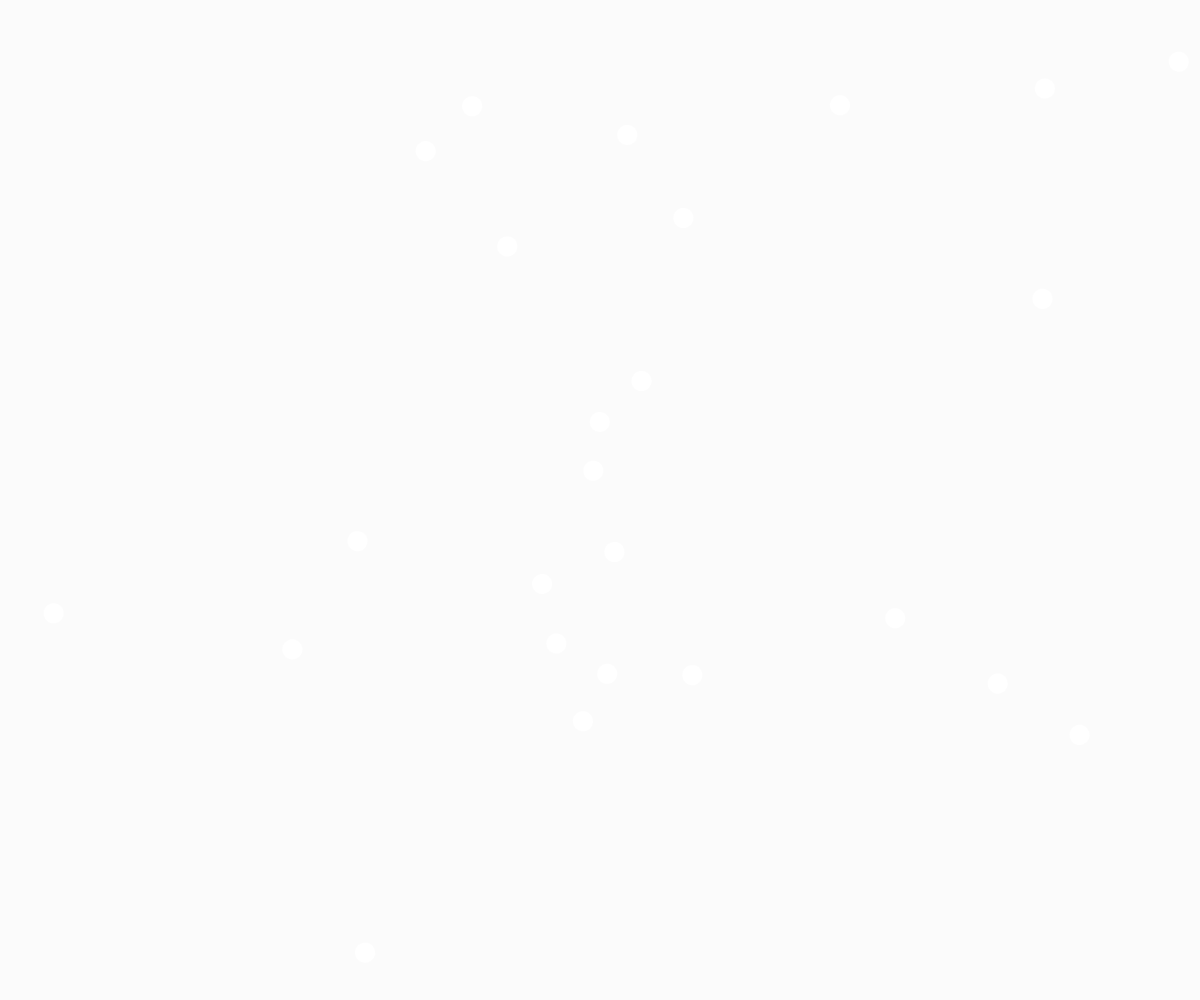
Frame 1 (no input)
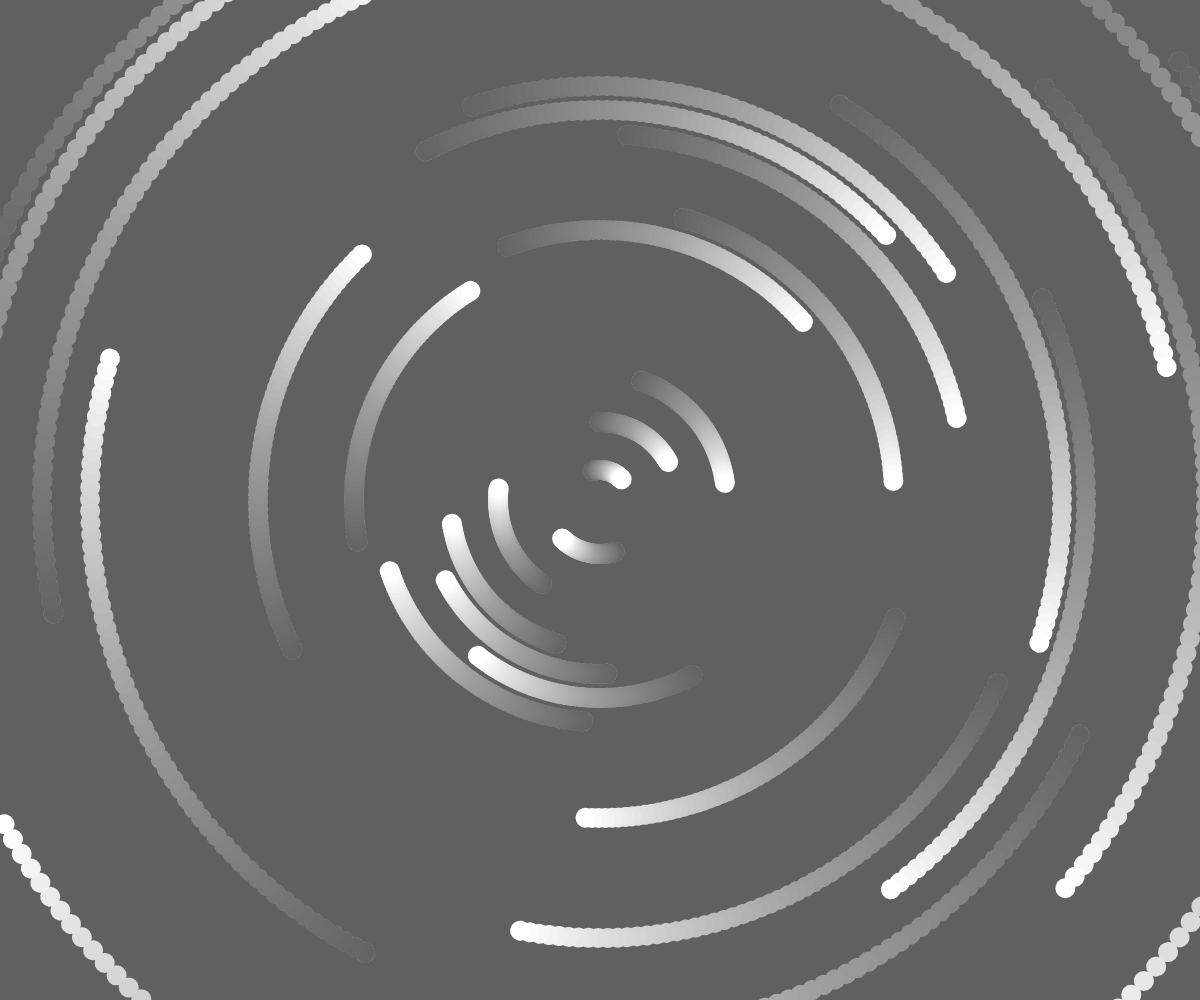
Frame 60 (no input)
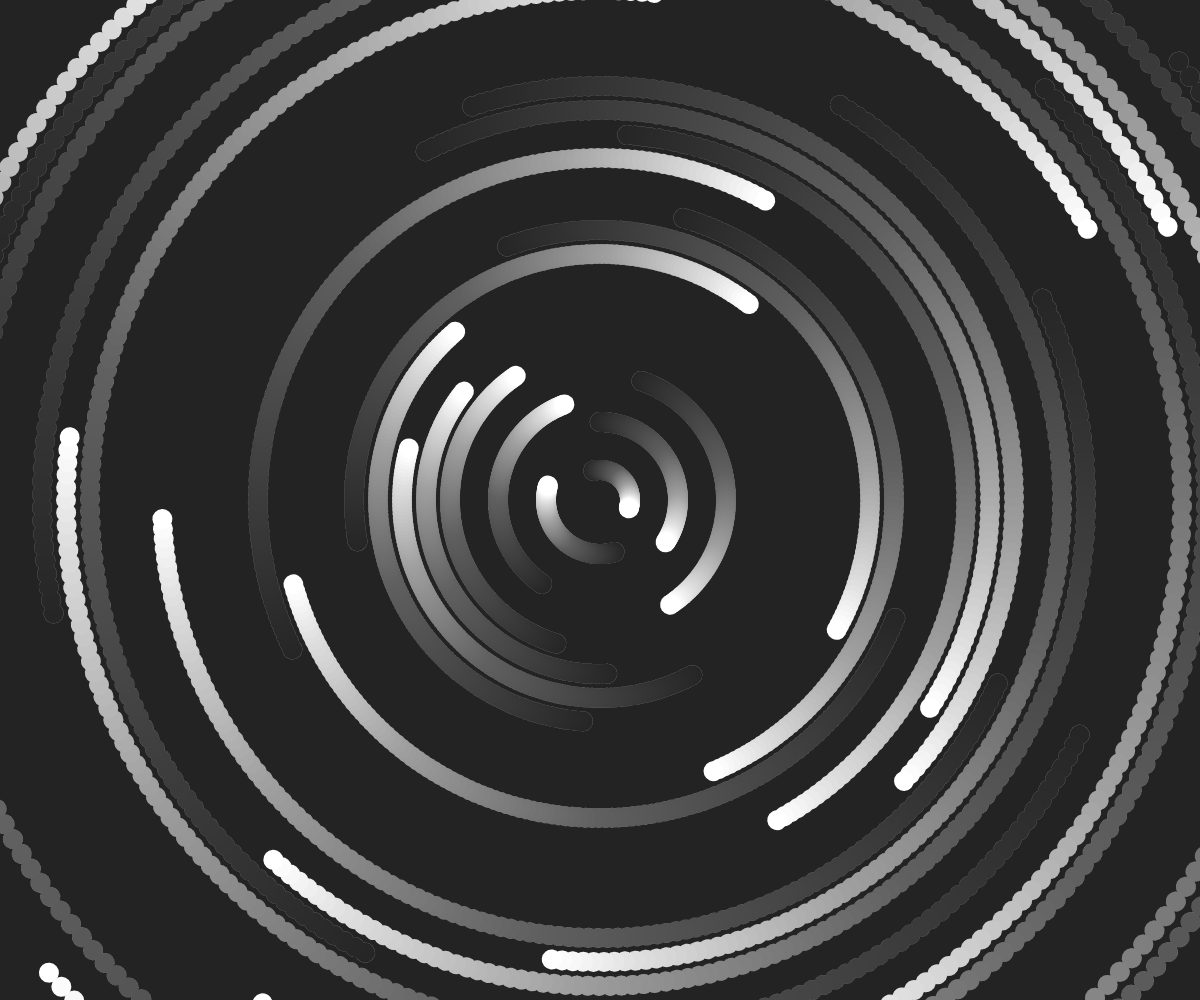
Frame 120 (the mouse pressed at the canvas centre since frame 60)

The p5.js sketch that drew these frames (run headless with seeded random() and noise() and a simulated clock; from frame 60 on, the mouse is pressed at the canvas centre):

// p5.js sketch
// ── sketch.js
let ang = [];
let x = [];

function setup() {
  createCanvas(windowWidth, windowHeight);

  for(let i=0; i<30; i++) {
    ang.push(random(360));
    x.push(i*24+30);
  }
}

function draw() {
  background(0, 4);

  for(let i=0; i<30; i++) {
    push();
    translate(width/2, height/2);
    rotate(radians(ang[i]));   //radians()
    fill(255);
    noStroke();
    ellipse(x[i], 0, 20);    
    pop();
  
    ang[i] += vel(i);
  }
}

function vel(n) {
  return map(n, 0, 30, 1, 1.5);
}
